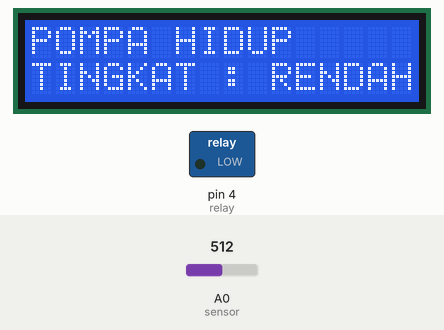
Bench run of a sketch on a simulated Arduino Uno, built with avr-gcc and run on an emulated ATmega328P. On the bench: 16×2 character LCD, switched loads named in the sketch (green lamp = pin HIGH). Inputs (shaded band) come from the test bench; at power-on: A0 (sensor) = 512. What the sketch prints to the serial monitor is not drawn.

Above: at 9.2 s.
9.3 s: A0 (sensor) set to 390
At 20.4 s:
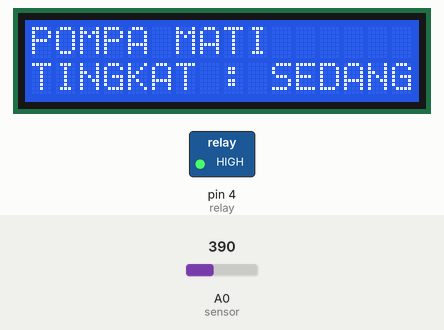
21.6 s: A0 (sensor) set to 418
At 30.9 s:
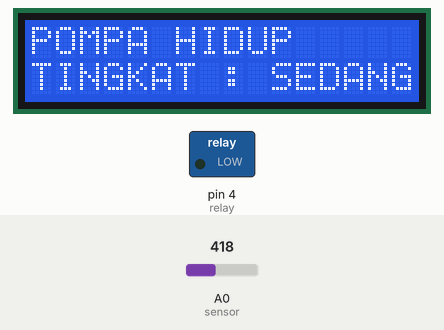
32.6 s: A0 (sensor) set to 290
At 42.8 s:
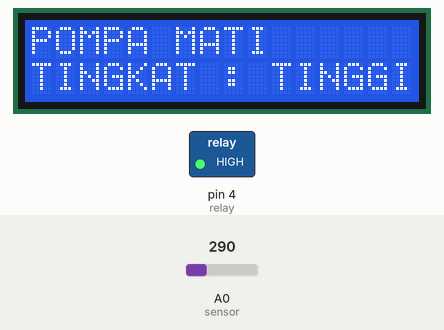
43.7 s: A0 (sensor) set to 410
At 53.0 s:
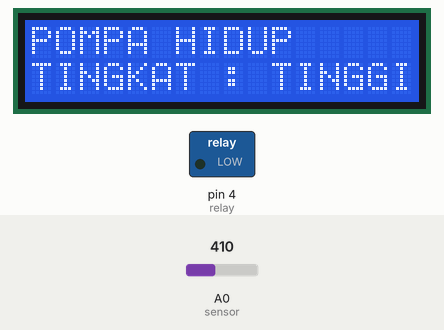
54.7 s: A0 (sensor) set to 306
At 63.8 s:
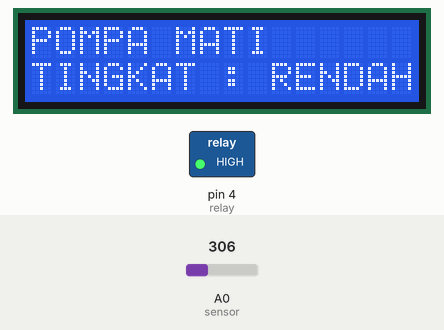
65.7 s: A0 (sensor) set to 282
At 75.7 s:
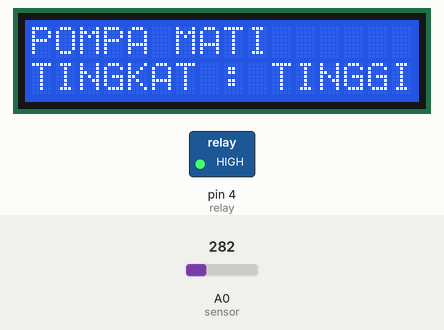
Timing chart, 0 to 77.2 s (numbered marks = the images above; inputs shaded):
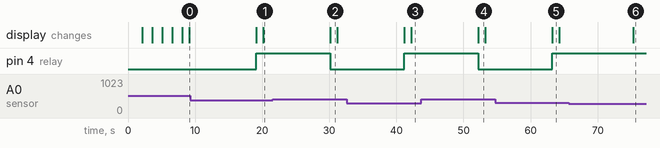

The sketch:

ARDUINO.ino
```cpp
//#include <SoftwareSerial.h>

#include <SoftwareSerial.h>
#include <LiquidCrystal_I2C.h>
LiquidCrystal_I2C lcd(0x27, 16, 2); //lcd address, row, colom

SoftwareSerial uno(1, 0);
//data tampung
int kelembaban = 0;


//mendeklarasikan sensor dari pin A0
const int sensor = A0;

//deklarasi relay di pin 4
const int relay = 4;

void setup() {
  Serial.begin(9600);
  //  serial port dalam monitor
  uno.begin(9600);
  lcd.init();
  lcd.backlight();
  lcd.clear();
  pinMode(relay, OUTPUT);
  pinMode(sensor, INPUT);
  //  digitalWrite(relay, HIGH);
  delay (2000);

  //setting tata letak pada lcd
  lcd.setCursor(2, 0);
  lcd.print("HAI NURWAHID");
  lcd.setCursor(0, 1);
  lcd.print("LOADING");
  for (int a = 8; a <= 11; a++) {
    lcd.setCursor(a, 1);
    lcd.print(".");
    delay(1500);
  }
  lcd.clear();
}

void loop() {

  //  // membaca sensor
  kelembaban = analogRead(sensor);
  Serial.println(kelembaban);
  if (kelembaban > 400) {
    digitalWrite(relay, LOW);
    lcd.setCursor(0, 0);
    lcd.print("POMPA HIDUP");
    delay(1000);
  } else {
    digitalWrite(relay, HIGH);
    lcd.setCursor(0, 0);
    lcd.print("POMPA MATI  ");
    delay(1000);
  }

  if (kelembaban < 300) {
    lcd.setCursor(0, 1);
    lcd.print("TINGKAT : TINGGI");

  } else if (kelembaban > 300 && kelembaban < 400) {
    lcd.setCursor(0, 1);
    lcd.print("TINGKAT : SEDANG");

  } else if (kelembaban > 400 ) {
    lcd.setCursor(0, 1);
    lcd.print("TINGKAT : RENDAH");
  }


  Serial.println(kelembaban);
  delay(10000);
}
```

Measured:
- the behaviour switches between 400 and 401 on A0 (sensor) (found by bisection; images 1 and 2)
- the behaviour switches between 300 and 299 on A0 (sensor) (found by bisection; images 5 and 6)
- after the input at 9.3 s, pin 4 (relay): LOW → HIGH after 9.8 s; the display: first changes after 9.8 s (image 1 shows a later state)
- after the input at 21.6 s, pin 4 (relay): HIGH → LOW after 8.6 s; the display: changes after 8.6 s (image 2)
- after the input at 32.6 s, pin 4 (relay): LOW → HIGH after 8.6 s; the display: first changes after 8.6 s (image 3 shows a later state)
- after the input at 43.7 s, pin 4 (relay): HIGH → LOW after 8.5 s; the display: changes after 8.5 s (image 4)
- after the input at 54.7 s, pin 4 (relay): LOW → HIGH after 8.5 s; the display: changes after 8.5 s (image 5)
- after the input at 65.7 s, the display: changes after 9.6 s (image 6)
